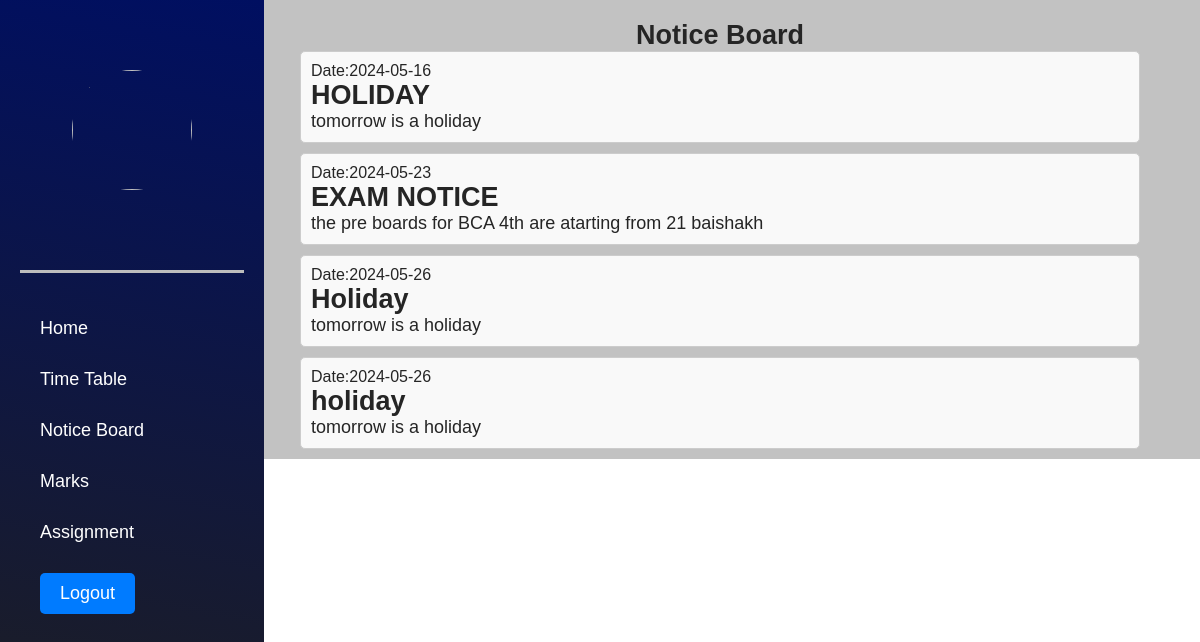
Page /notice.php on the committed database.
### tables this page shows
CREATE TABLE `notice_board` (
  `Notice_id` int(11) NOT NULL,
  `User_id` int(11) NOT NULL,
  `Title` varchar(255) NOT NULL,
  `notice` text NOT NULL,
  `Date` date NOT NULL DEFAULT current_timestamp()
);

### notice.php (the view, shortened to what this page needs)
<!DOCTYPE html>
<html lang="en">
  <head>
    <link rel="stylesheet" href="src/style.css">
  </head>
  <body>
    <div class="head_wrap">
      <div class="side_menu">
      <div class="avatar_profile">
                <img src="<?php echo $photoPath; ?>" alt="">
            </div>
            <div class="student_info">
            </div>
            <div class="navigation">
            <ul>
                    <li><a href="portal1.php">Home</a></li>
                    <li><a href="timetable.php">Time Table</a></li>
                    <li><a href="notice.php">Notice Board</a></li>
                    <li><a href="marks1.php">Marks</a></li>
                    <li><a href="assignment_portal.php">Assignment</a></li>
                    <li><a href="logout.php" class="logout-btn">Logout</a></li>
                </ul>
            </div>
      </div>
<div class="notice-container">
    <h2 align=center>Notice Board</h2>
    <?php
            $query = mysqli_query($con, "SELECT * FROM notice_board");
            if (mysqli_num_rows($query) > 0) {
                while ($row = mysqli_fetch_assoc($query)) {
                    echo '<div class="notice">';
                    echo '<p class="notice-content">'.'<p style="font-size:16px;"> Date:'.  $row['Date'].'</p><h2>'. $row['Title'] .'</h2>' .$row['notice'] . '</p>';
                    echo '</div>';
                }
            } else {
                echo '<p>No notices found.</p>';
            }
            ?>
</div>
  </body>
</html>

### src/style.css (style rules this page uses)
* { padding: 0px; margin: 0px; box-sizing: border-box; }
body { font-family: 'Poppins', sans-serif; color: #252525; font-size: 18px; }
body h1,h2, h3 { font-family: 'Work Sans', sans-serif; }
* { box-sizing: border-box; }
body { margin: 0; font-family: Arial, sans-serif; }
img { width: 100%; height: auto; }
.head_wrap { display: flex; flex-direction: row; width: 100%; background: rgb(194, 194, 194); }
.side_menu { padding: 20px; width: 22%; color: white; background: linear-gradient(10deg, rgba(31,31,31,1) 0%, rgba(0,15,97,1) 100%); }
.student_info { padding-top: 30px; display: flex; flex-direction: column; align-items: center; }
.avatar_profile { width: 120px; height: 120px; margin: auto; margin-top:50px ; }
.avatar_profile img { border-radius: 50%; object-fit: cover; width: 100%; height: 100%; }
.navigation ul { list-style: none; }
.navigation a { text-decoration: none; color: white; }
.navigation { border-top: 3px solid rgb(189, 189, 189); padding-top: 45px; margin-top: 50px; padding-left: 20px; }
.navigation ul { display: flex; flex-direction: column; gap: 30px; }
.logout-btn { display: inline-block; padding: 10px 20px; background-color: #007bff; color: #fff; text-decoration: none; border-radius: 5px; transition: background-color 0.3s ease; }
.notice-container { width: 70%; margin: 0 auto; }
.notice { border: 1px solid #ccc; border-radius: 5px; padding: 10px; margin-bottom: 10px; background-color: #f9f9f9; }
.notice-content { margin-bottom: 0; }
.side_menu { height:100vh; position:fixed; }

### notice.php (style rules this page uses)
.notice-container { width: 70%; margin: 0 auto; margin-left:25%; margin-top:20px; }
.notice { border: 1px solid #ccc; border-radius: 5px; padding: 10px; margin-bottom: 10px; background-color: #f9f9f9; }
.notice-content { margin-bottom: 0; }

### rows in the picture
notice_board: Date "2024-05-16", Title "HOLIDAY", notice "tomorrow is a holiday"
notice_board: Date "2024-05-23", Title "EXAM NOTICE", notice "the pre boards for BCA 4th are atarting from 21 baishakh"
notice_board: Date "2024-05-26", Title "Holiday", notice "tomorrow is a holiday"
notice_board: Date "2024-05-26", Title "holiday", notice "tomorrow is a holiday"
